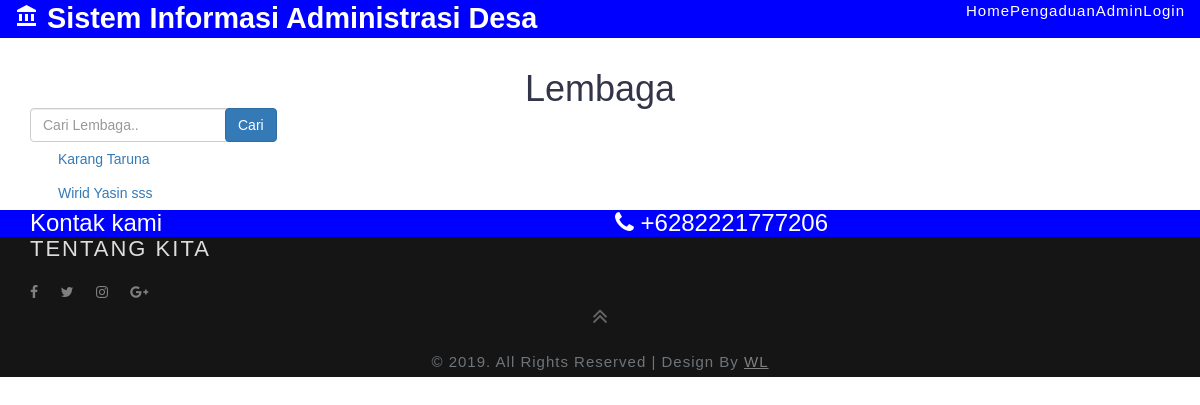
The app's page /index.php/lembagaf, older data.
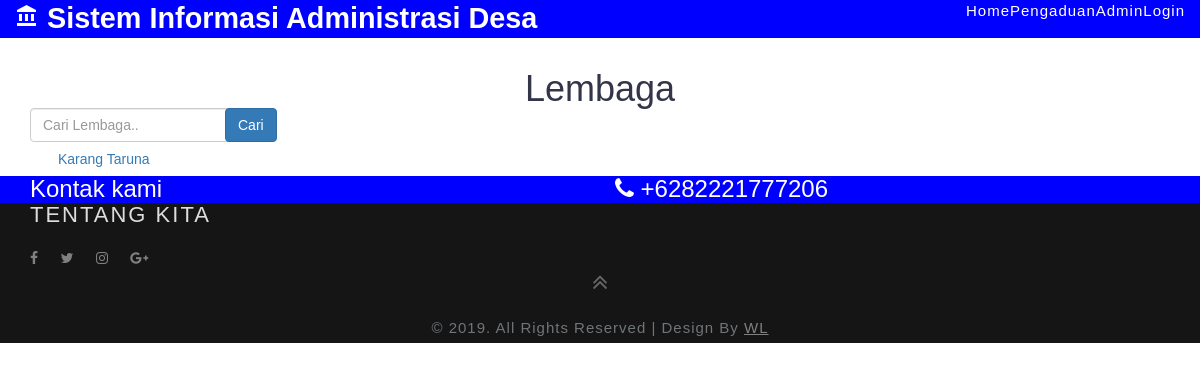
The same page, newer data.
### tables this page shows
CREATE TABLE `lembaga` (
  `id_lembaga` int(11) NOT NULL,
  `nama_lembaga` varchar(40) NOT NULL,
  `detail_lembaga` text NOT NULL
);

### application/controllers/LembagaF.php (called while the page is built, shortened)
<?php
class LembagaF extends CI_Controller{
    public function __construct(){
        $this->load->model('Lembaga_m');
    }
    public function index()
    {
        $data['judul'] = 'Halaman Lembaga Desa';
        $data['lembaga'] = $this->Lembaga_m->select_db();
        $this->load->view('templates/header', $data);
        $this->load->view('lembaga/index', $data);
        $this->load->view('templates/footer');
    }
}

### index.php (called while the page is built, shortened)
<?php
require_once BASEPATH.'core/CodeIgniter.php';

### application/models/Lembaga_m.php (called while the page is built, shortened)
<?php
class Lembaga_m extends CI_Model{
    function select_db(){
        return $this->db->query("Select * FROM lembaga")->result();
    }
}

### application/views/lembaga/index.php (the view, shortened to what this page needs)
<section>
	<div class="container pt-5 mb-5">
		<br>
		<br>
		<br>
		<h1 align="center">Lembaga</h1>
		<div class="row mt-5">
			<div class="col-xs-2">
				<form class="form-inline ml-4" action="" method="post">
					<input class="form-control" placeholder="Cari Lembaga.." name="keyword">
			</div>
			<div class="col-xs-2">
				<button type="submit" class="btn btn-primary ml-2">Cari</button>
			</div>
		</div>
		<div class="container pt-3">
			<div class="accordion">
				<?php
			foreach($lembaga as $row) : ?>
				<div class="card">
					<div class="card-header" id="headingOne">
						<h5 class="mb-0">
							<a href="<?= site_url('Lembagaf/detailLembaga/' . $row->id_lembaga); ?>"
								class="btn btn-link"><?= $row->nama_lembaga; ?></a>
						</h5>
					</div>
				</div>
				<?php endforeach; ?>
			</div>
		</div>
</section>

Row changes from the older to the newer data that the page shows:
removed lembaga: nama_lembaga "Wirid Yasin sss"
